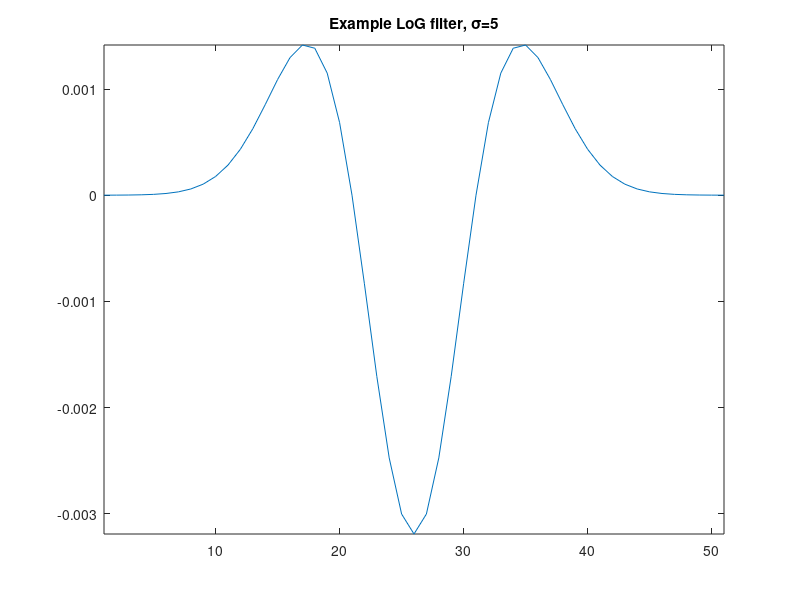

This chart was generated by the following MATLAB code: (Note: this script raises an error after producing the figure.)
%% Approximate LoG with DoG, 1D

% Generate a Laplacian of Gaussian
sigma = 5;
fSize = 51;
x = -(fSize-1)/2:(fSize-1)/2;
LoG = 1/(sqrt(2*pi)*sigma) * (x.^2/sigma^4 - 1/sigma^2) .* exp(-x.^2/(2*sigma^2));

figure()
plot(LoG);
axis tight; 
title(['Example LoG filter, \sigma=' num2str(sigma)]);

% Approximate it with a Difference of Gaussians
% G(sigma) and G(k*sigma)
k_range = 1.1:0.1:2;
LoG_approx = zeros(length(k_range),fSize);
diff = zeros(length(k_range),1);
len = fSize;
for i=1:length(k_range)
    k = k_range(i);
    % Your code starts here %%%%%%%%%%%%%%%%%%%%%%%
    % Generate the two Gaussians, take the difference and multiply
    % by the right factor
    DoG = dog1d(sigma, k, len);      % use dog1d.m
    LoG_approx(i,:) = 1/(sigma^2*(k-1))*DoG;               % DoG multiplied by the
                                     % scaling factor
    
    % Compute sum of squared differences between filter and approximation
    diff(i) = sqrt(sum((LoG-LoG_approx(i,:)).^2));
end


figure()
subplot(1,2,1)
plot(LoG,'r');
hold on;
for i=1:length(k_range)
    plot(LoG_approx(i,:),'b')
end
legend('LoG','Approximations by DoG');
axis tight;
subplot(1,2,2)
plot(k_range,diff);
xlabel('k'); ylabel('||DoG-LoG||_2');
title('Difference between LoG and DoG as k increases');


